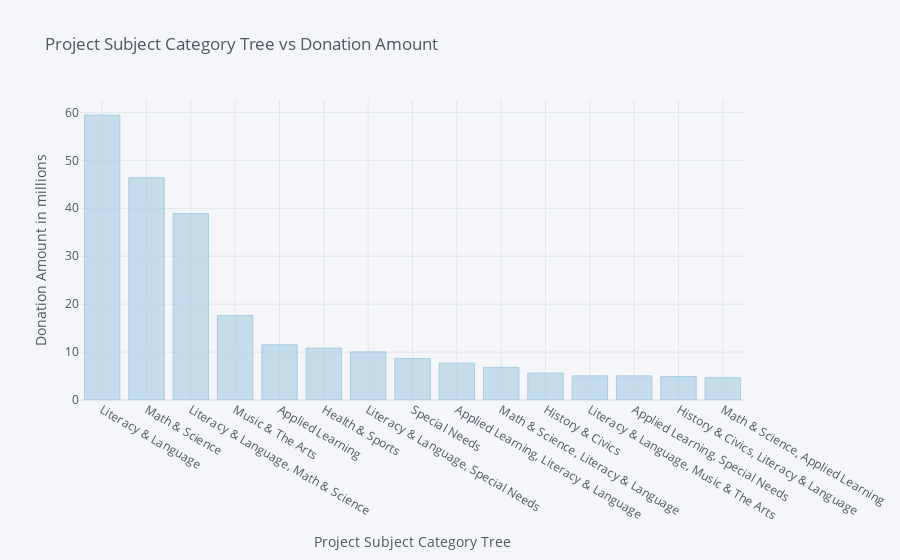

Notebook source saved alongside this figure:
### Code cell
s10.iplot(kind='bar', xTitle= 'Project Subject Category Tree',yTitle= 'Donation Amount in millions', 
         title= 'Project Subject Category Tree vs Donation Amount', colorscale='paired')

### Figure 1 — Plotly figure (JSON) as saved in the notebook; plotly's stock layout.template omitted (floating-point values rounded to 4 significant figures)
{"data": [{"marker": {"color": "rgba(166, 206, 227, 0.6)", "line": {"color": "rgba(166, 206, 227, 1.0)", "width": 1}}, "name": "Donation Amount", "orientation": "v", "text": "", "type": "bar", "x": ["Literacy & Language", "Math & Science", "Literacy & Language, Math & Science", "Music & The Arts", "Applied Learning", "Health & Sports", "Literacy & Language, Special Needs", "Special Needs", "Applied Learning, Literacy & Language", "Math & Science, Literacy & Language", "History & Civics", "Literacy & Language, Music & The Arts", "Applied Learning, Special Needs", "History & Civics, Literacy & Language", "Math & Science, Applied Learning"], "y": [59.46, 46.38, 38.88, 17.65, 11.54, 10.83, 10.04, 8.669, 7.691, 6.82, 5.612, 5.039, 5.036, 4.887, 4.646]}], "layout": {"legend": {"bgcolor": "#F5F6F9", "font": {"color": "#4D5663"}}, "paper_bgcolor": "#F5F6F9", "plot_bgcolor": "#F5F6F9", "title": {"font": {"color": "#4D5663"}, "text": "Project Subject Category Tree vs Donation Amount"}, "xaxis": {"gridcolor": "#E1E5ED", "showgrid": true, "tickfont": {"color": "#4D5663"}, "title": {"font": {"color": "#4D5663"}, "text": "Project Subject Category Tree"}, "zerolinecolor": "#E1E5ED"}, "yaxis": {"gridcolor": "#E1E5ED", "showgrid": true, "tickfont": {"color": "#4D5663"}, "title": {"font": {"color": "#4D5663"}, "text": "Donation Amount in millions"}, "zerolinecolor": "#E1E5ED"}}}
